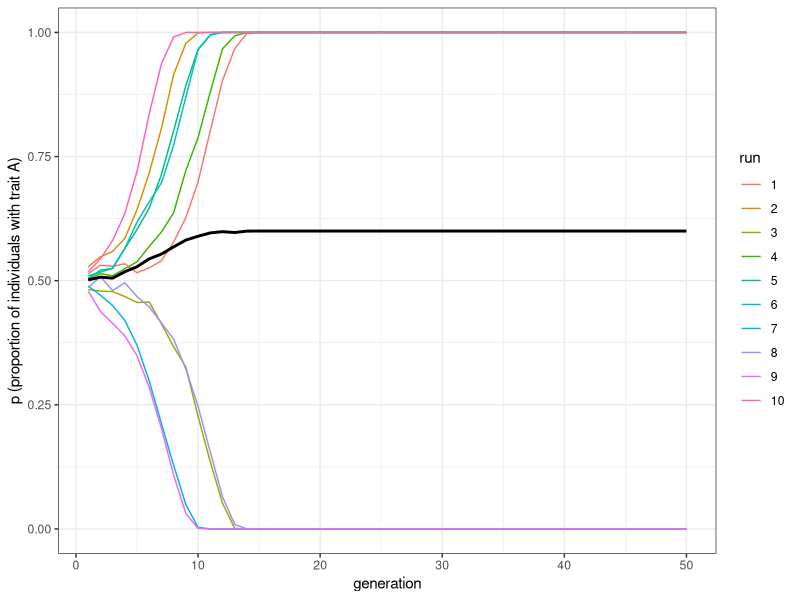
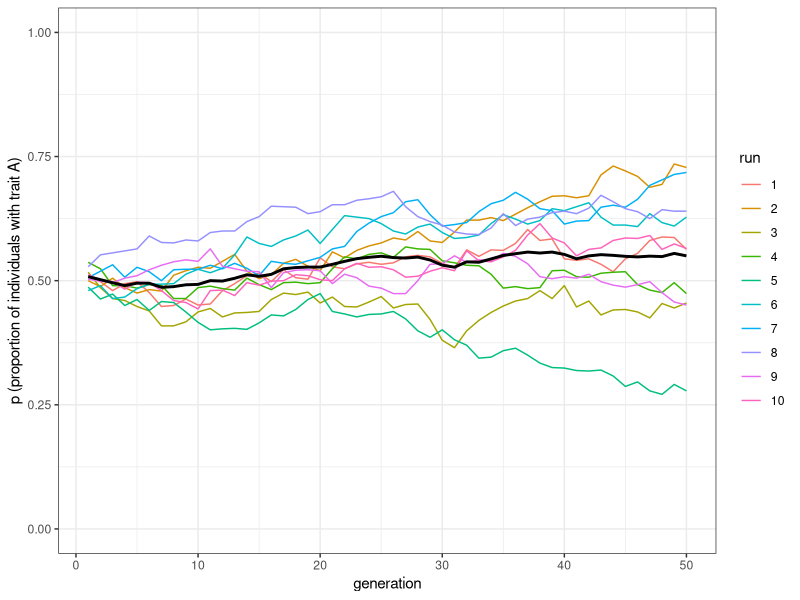
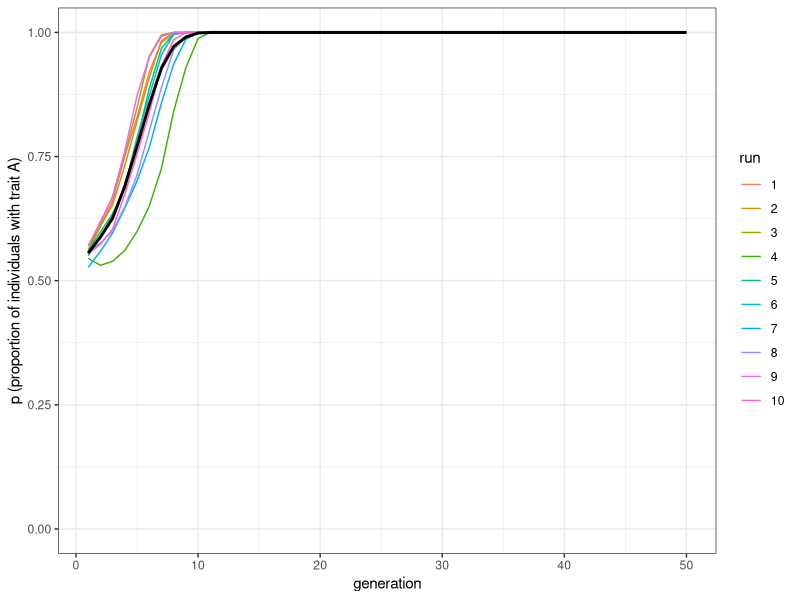
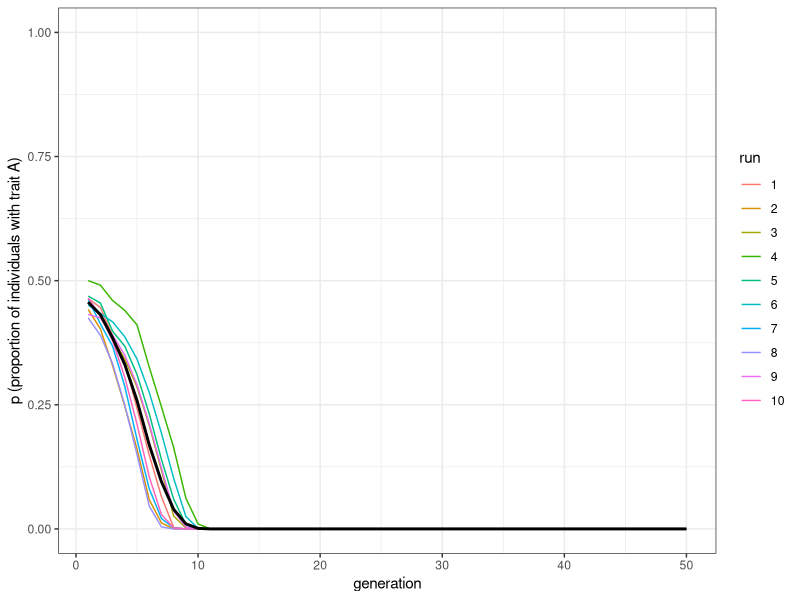
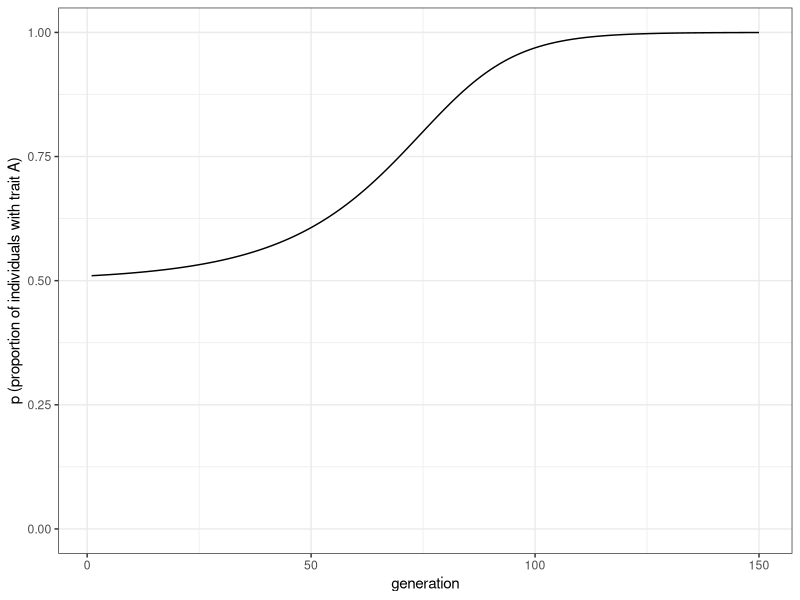
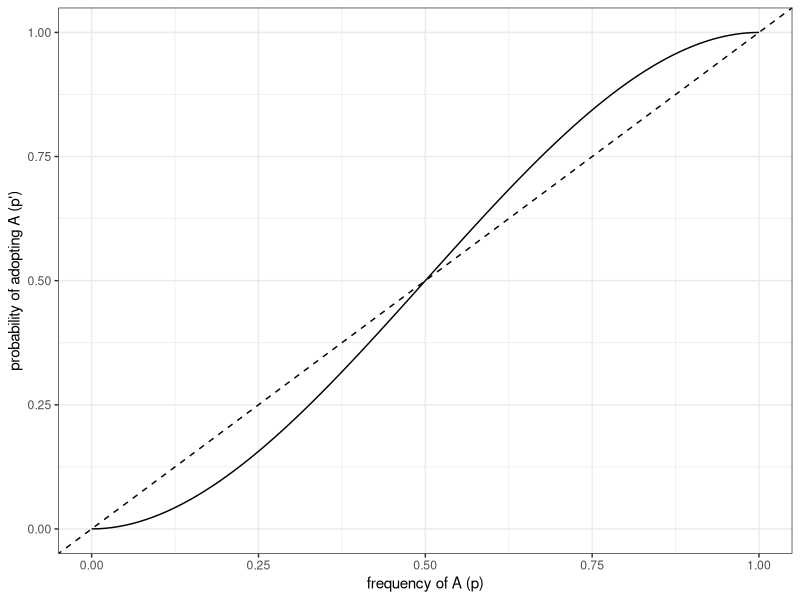

The R source for these figures, in order:
## ---- chunk 1
library(tidyverse)

N <- 100
p_0 <- 0.5
D <- 1

population <- tibble(trait = sample(c("A", "B"), N, replace = TRUE, prob = c(p_0, 1 - p_0))) # create first generation
## ---- chunk 2
# create dataframe with a set of 3 randomly-picked demonstrators for each agent
demonstrators <- tibble(dem1 = sample(population$trait, N, replace = TRUE), dem2 = sample(population$trait, N, replace = TRUE), dem3 = sample(population$trait, N, replace = TRUE))

demonstrators
## ---- chunk 3
# get the number of As in each 3-dem combo
num_As <- rowSums(demonstrators == "A")

population$trait[num_As == 3] <- "A"  # for dem combos with all As, set to A
population$trait[num_As == 0] <- "B"  # for dem combos with no As, set to B

prob_majority <- sample(c(TRUE, FALSE), prob = c((2/3 + D/3), 1 - (2/3 + D/3)), N, replace = TRUE)
prob_minority <- sample(c(TRUE, FALSE), prob = c((1/3 - D/3), 1 - (1/3 - D/3)), N, replace = TRUE)

# when A is a majority, 2/3
if (nrow(population[prob_majority & num_As == 2, ]) > 0) {
  population[prob_majority & num_As == 2, ] <- "A"
}
if (nrow(population[prob_majority == FALSE & num_As == 2, ]) > 0) {
  population[prob_majority == FALSE & num_As == 2, ] <- "B"
}  
# when A is a minority, 1/3
if (nrow(population[prob_minority & num_As == 1, ]) > 0) {
  population[prob_minority & num_As == 1, ] <- "A"
}
if (nrow(population[prob_minority == FALSE & num_As == 1, ]) > 0) {
  population[prob_minority == FALSE & num_As == 1, ] <- "B"
}  

## ---- chunk 4
# for testing only, add the new traits to the demonstrator dataframe and show it
demonstrators <- add_column(demonstrators, new_trait = population$trait)

demonstrators
## ---- chunk 5

N <- 100
p_0 <- 0.5
D <- 0.1

population <- tibble(trait = sample(c("A", "B"), N, replace = TRUE, prob = c(p_0, 1 - p_0))) # create first generation

# create dataframe with a set of 3 randomly-picked demonstrators for each agent
demonstrators <- tibble(dem1 = sample(population$trait, N, replace = TRUE), dem2 = sample(population$trait, N, replace = TRUE), dem3 = sample(population$trait, N, replace = TRUE))

# get the number of As in each 3-dem combo
num_As <- rowSums(demonstrators == "A")

population$trait[num_As == 3] <- "A"  # for dem combos with all As, set to A
population$trait[num_As == 0] <- "B"  # for dem combos with no As, set to B

prob_majority <- sample(c(TRUE, FALSE), prob = c((2/3 + D/3), 1 - (2/3 + D/3)), N, replace = TRUE)
prob_minority <- sample(c(TRUE, FALSE), prob = c((1/3 - D/3), 1 - (1/3 - D/3)), N, replace = TRUE)

# when A is a majority, 2/3
if (nrow(population[prob_majority & num_As == 2, ]) > 0) {
  population[prob_majority & num_As == 2, ] <- "A"
}
if (nrow(population[prob_majority == FALSE & num_As == 2, ]) > 0) {
  population[prob_majority == FALSE & num_As == 2, ] <- "B"
}  
# when A is a minority, 1/3
if (nrow(population[prob_minority & num_As == 1, ]) > 0) {
  population[prob_minority & num_As == 1, ] <- "A"
}
if (nrow(population[prob_minority == FALSE & num_As == 1, ]) > 0) {
  population[prob_minority == FALSE & num_As == 1, ] <- "B"
}  

# for testing only, add the new traits to the demonstrator dataframe and show it
demonstrators <- add_column(demonstrators, new_trait = population$trait)

demonstrators
## ---- chunk 6

conformist_transmission <- function (N, p_0, D, t_max, r_max) {
  
  output <- tibble(generation = rep(1:t_max, r_max), p = as.numeric(rep(NA, t_max * r_max)), run = as.factor(rep(1:r_max, each = t_max)))
  
  for (r in 1:r_max) {
    
    population <- tibble(trait = sample(c("A", "B"), N, replace = TRUE, prob = c(p_0, 1 - p_0)))
    # create first generation
    
    output[output$generation == 1 & output$run == r, ]$p <- sum(population$trait == "A") / N # add first generation's p for run r
    
    for (t in 2:t_max) {
      
      # create dataframe with a set of 3 randomly-picked demonstrators for each agent
      demonstrators <- tibble(dem1 = sample(population$trait, N, replace = TRUE), dem2 = sample(population$trait, N, replace = TRUE), dem3 = sample(population$trait, N, replace = TRUE))
      
      # get the number of As in each 3-dem combo
      num_As <- rowSums(demonstrators == "A")
      
      population$trait[num_As == 3] <- "A"  # for dem combos with all As, set to A
      population$trait[num_As == 0] <- "B"  # for dem combos with no As, set to B
      
      prob_majority <- sample(c(TRUE, FALSE), prob = c((2/3 + D/3), 1 - (2/3 + D/3)), N, replace = TRUE)
      prob_minority <- sample(c(TRUE, FALSE), prob = c((1/3 - D/3), 1 - (1/3 - D/3)), N, replace = TRUE)
      
      # when A is a majority, 2/3
      if (nrow(population[prob_majority & num_As == 2, ]) > 0) {
        population[prob_majority & num_As == 2, ] <- "A"
      }
      if (nrow(population[prob_majority == FALSE & num_As == 2, ]) > 0) {
        population[prob_majority == FALSE & num_As == 2, ] <- "B"
      }  
      # when A is a minority, 1/3
      if (nrow(population[prob_minority & num_As == 1, ]) > 0) {
        population[prob_minority & num_As == 1, ] <- "A"
      }
      if (nrow(population[prob_minority == FALSE & num_As == 1, ]) > 0) {
        population[prob_minority == FALSE & num_As == 1, ] <- "B"
      }  
      output[output$generation == t & output$run == r, ]$p <- sum(population$trait == "A") / N # get p and put it into output slot for this generation t and run r
    }
  }
  output  # export data from function
}

## ---- chunk 7
plot_multiple_runs <- function(data_model) {
  ggplot(data = data_model, aes(y = p, x = generation)) +
    geom_line(aes(colour = run)) +
    stat_summary(fun = mean, geom = "line", size = 1) +
    ylim(c(0, 1)) +
    theme_bw() +
    labs(y = "p (proportion of individuals with trait A)")
}
## ---- chunk 8
data_model <- conformist_transmission(N = 1000, p_0 = 0.5, D = 1, t_max = 50, r_max = 10)
plot_multiple_runs(data_model)
## ---- chunk 9
data_model <- conformist_transmission(N = 1000, p_0 = 0.5, D = 0, t_max = 50, r_max = 10)
plot_multiple_runs(data_model)
## ---- chunk 10
data_model <- conformist_transmission(N = 1000, p_0 = 0.55, D = 1, t_max = 50, r_max = 10)
plot_multiple_runs(data_model)
## ---- chunk 11
data_model <- conformist_transmission(N = 1000, p_0 = 0.45, D = 1, t_max = 50, r_max = 10)
plot_multiple_runs(data_model)
## ---- chunk 12
t_max <- 150
p_0 <- 0.51 
D <- 0.1

pop_analytical <- tibble(p = rep(NA, t_max), generation = 1:t_max)
pop_analytical$p[1] <- p_0
  
for (i in 2:t_max) {
  pop_analytical$p[i] <-pop_analytical$p[i - 1] + D * pop_analytical$p[i - 1] * (1 - pop_analytical$p[i - 1]) * (2 * pop_analytical$p[i - 1] - 1)
}

ggplot(data = pop_analytical, aes(y = p, x = generation)) +
  geom_line() +
  ylim(c(0, 1)) +
  theme_bw() +
  labs(y = "p (proportion of individuals with trait A)")

## ---- chunk 13
D <- 1
conformity_p_adopt <- tibble( p = seq(from = 0, to = 1, length.out = 101), p_next = p + D * p * (1 - p) * (2 * p - 1))

ggplot(data = conformity_p_adopt, aes(y = p_next, x = p)) +
  geom_line() +
  geom_abline(slope = 1, intercept = 0, linetype = "dashed") +
  ylim(c(0, 1)) +
  theme_bw() +
  labs(x = "frequency of A (p)", y = "probability of adopting A (p')")
